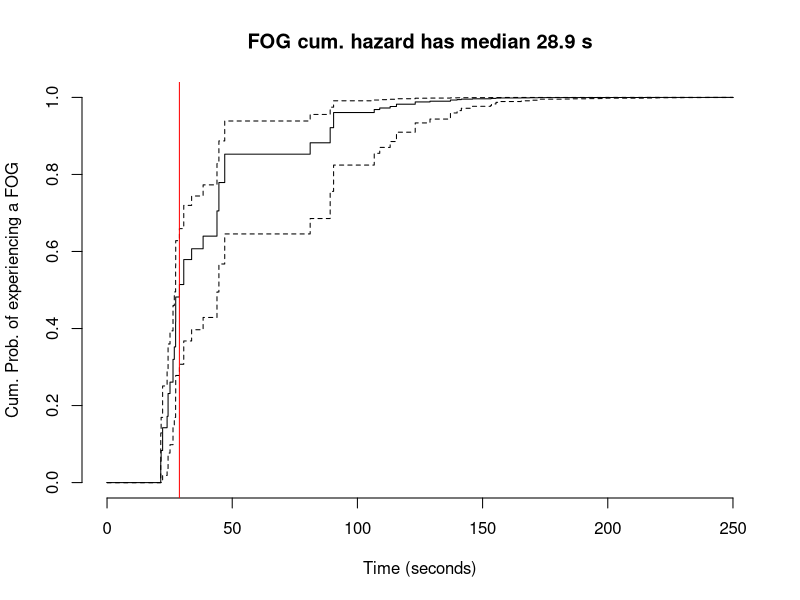

Here is the R script that generated this plot:
## ---- chunk 1
knitr::opts_chunk$set(echo = FALSE)
## ---- chunk 2
rm(list=ls())
## ---- chunk 3
library(tidyverse)
library(survival)
library(broom)
## ---- chunk 4
# load data from kaggle 
# from CLI kaggle competitions download -c tlvmc-parkinsons-freezing-gait-prediction 
events <- read_csv("events.csv")
subjects <- read_csv("subjects.csv")
tasks <- read_csv("tasks.csv")
#daily_meta <- read_csv("daily_metadata.csv")
defog_meta <- read_csv("defog_metadata.csv")
#tdcsfog_meta <- read_csv("tdcsfog_metadata.csv")
## ---- chunk 5
subjects$Visit=NULL 
## ---- chunk 6
  fog <- inner_join(events,tasks,by="Id") %>% 
  inner_join(defog_meta,by ="Id")  %>% 
  inner_join(subjects,by = "Subject") 
rm(events,tasks,defog_meta,subjects)
## ---- chunk 7
fog <- fog %>% filter(Begin > 0 & End > 0, End >= Completion,Begin < Init ) 

attach(fog)
# events duration
fog["eventsDuration"] <- Completion - Init


# task duration
fog["tasksDuration"] <- End - Begin

# attach fog 
detach(fog)
attach(fog)

## ---- chunk 8
round(mean(is.na(Kinetic)),2)
## ---- chunk 9
fog <- fog %>% 
    filter(!is.na(Kinetic))
cat("\n new table dimension\n")
dim(fog)
## ---- chunk 10
head(fog,3)
## ---- chunk 11
proportion_kinetic <- prop.table(table(Kinetic)) %>% round(2)
## ---- chunk 12
summary(Age)
## ---- chunk 13
(sex_prop_table <- prop.table(table(Sex)) %>% round(2))
## ---- chunk 14
unique(Task)
## ---- chunk 15
length(unique(Visit))
## ---- chunk 16
round(prop.table(table(Visit)),2)
## ---- chunk 17
100*round(prop.table(table(Medication)),4)
## ---- chunk 18
#par(mfrow = c(1,2))
#fit task duration 
#fit_tti <- survfit(Surv(Begin,Init, Kinetic) ~ 1, data = fog)

# fit from begin to end
fit_tte <- survfit(Surv(Begin,End, Kinetic) ~ 1, data = fog)

## ---- chunk 19
# plot fit2
plot(fit_tte,
     fun ="F",
     xlim =c(0,250),
      xlab = "Time (seconds)",
     ylab = "Cum. Prob. of experiencing a FOG", 
     main ="FOG cum. hazard has median 28.9 s",
     frame = F)
abline(v = 28.9, col = "red")
## ---- chunk 20
fit_tte
## ---- chunk 21
# fit
fit_sex <- survfit(Surv(Begin,End, Kinetic) ~ factor(Sex), data = fog)
fit_sex
## ---- chunk 22
# coxph
coxph_sex <- coxph(Surv(Begin,End, Kinetic) ~ factor(Sex), data = fog)
p <- round(tidy(coxph_sex)$p.value,2)
## ---- chunk 23
fit_Med <- coxph(Surv(Begin,End, Kinetic) ~ factor(Medication), data = fog)

# summary fit_medication
p <- round(tidy(fit_Med)$p.value,2)
## ---- chunk 24
fit_task <- coxph(Surv(Begin,End, Kinetic) ~ factor(Task), data = fog)

# summary type 
tidy(fit_task) |> 
  filter(p.value <= 0.05) |>
  select(term, estimate,p.value)
## ---- chunk 25
fit_type <- coxph(Surv(Begin,End, Kinetic) ~ factor(Type), data = fog)

# summary fit_type 
tidy(fit_type) |> 
  filter(p.value > 0.05) |>
  select(term, estimate,p.value)
## ---- chunk 26
fit_visit <- coxph(Surv(Begin,End, Kinetic) ~ factor(Visit), data = fog)

# summary fit_type
tidy(fit_visit) |> 
  filter(p.value <= 0.05) |>
  select(term, estimate,p.value)
## ---- chunk 27
fit_YSDx<- coxph(Surv(Begin,End, Kinetic) ~ YearsSinceDx,
                 data = fog)
p <- tidy(fit_YSDx)$p.value
## ---- chunk 28
fit_mult<- coxph(Surv(Begin,End, Kinetic) ~ (Sex + Age +  Medication  +
                                               Visit + YearsSinceDx),
                 data = fog)
tidy(fit_mult) %>% 
  filter(p.value <= 0.05)
